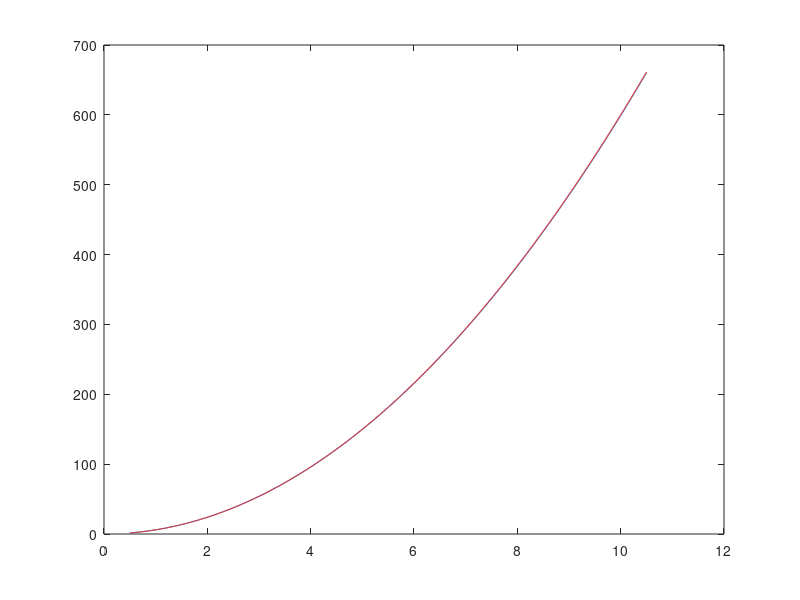

This chart was generated by the following MATLAB code:
#Resolution de l''equation yp=2*y/t  ( yp=derive prermiere de y)
#condition intiale y(0.5)=1.5 par la methode d''EULER 

clear all, close all,clc
to=0.5;
h=10^(-3);
N=10000;
t1=to+N*h;
t=[to:h:t1];
y=zeros(1,N+1);
y(1)=1.5;
for j=1:N
 y(j+1)=y(j)+h*2*y(j)/t(j);
end
plot(t,y)
hold on 
plot(t,6*t.^2,'r')